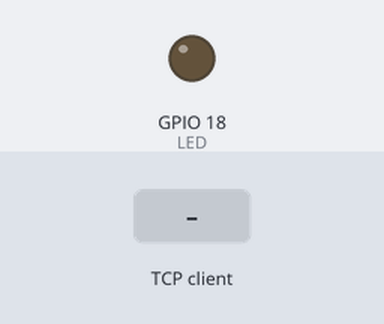
A program run on a simulated ESP32 board running MicroPython. On the bench: output pins drawn as LEDs (lit = HIGH). The inputs (shaded band) are chosen by the test bench. WiFi joins after 1.5 s; one TCP client connects 1 s after the port opens and stays connected; what the program prints to the serial console is not drawn.

Above: at 3.2 s.
3.3 s: the TCP client sends "a=1"
At 4.3 s:
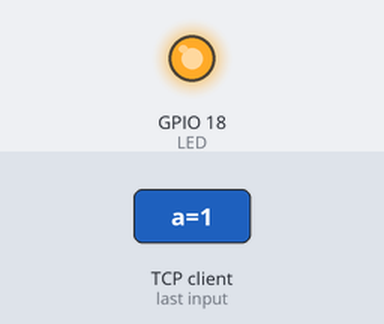
4.8 s: the TCP client sends "a=0"
At 5.4 s:
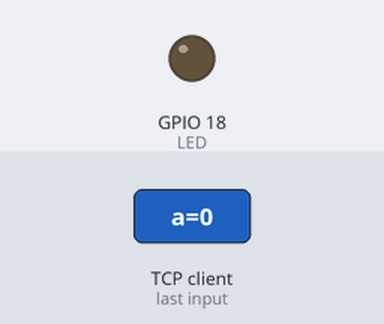
Timing chart, 0 to 7.8 s (numbered marks = the images above; inputs shaded):
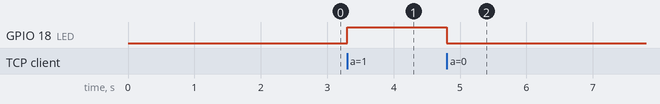

The program:

UDP11.py
```python
import socket
import time
from machine import Pin
LED=Pin(18,Pin.OUT)
port=4210
s=None

def connect_wifi(ssid,pwd):
  import network
  import time

  counter = 0
  global sta_if,ap_if
  sta_if = network.WLAN(network.STA_IF)

  sta_if.active(True)
  #cfg=('192.168.31.219','255.255.255.0','192.168.31.1','8.8.8.8')
  #sta_if.ifconfig(cfg)

  sta_if.connect(ssid,pwd)
  while not sta_if.isconnected() and counter < 10 :
    counter += 1
    print(".",end="")
    time.sleep(1)
  if sta_if.isconnected():
    print("Connected my IP :",sta_if.ifconfig()[0])
    return True
  else:
    print("Connection fail !")
    return False

try:
  if(connect_wifi("thananat   2.4G","0891550015")):
    s = socket.socket(socket.AF_INET, socket.SOCK_STREAM)
    ip=sta_if.ifconfig()[0]
    s.bind((ip,port))
    s.listen(1)
    print('tcp waiting...')

    while True:
      print("accecpting.....")
      conn,addr=s.accept()
      print(addr,"connected")

      while True:

        data = conn.recv(1024)
        if(len(data)==0):
          print("close socket")
          conn.close()
          break
        print('Received:',data)
        if(data == b'a=0'):
          LED.value(0)
          conn.send("Turn OFF LED\n")
        elif(data==b'a=1'):
          LED.value(1)
          conn.send("Turn ON LED\n")
        else:
          conn.send("Unknow command\n")

except NameError as err:
  print("NameError: {0}" .format(err))

except:
  if(s):
    s.close()
  sta_if.disconnect()
  sta_if.active(False)
```

Measured:
- after the input at 3.3 s, GPIO 18 (LED): LOW → HIGH at once
- after the input at 4.8 s, GPIO 18 (LED): HIGH → LOW at once
